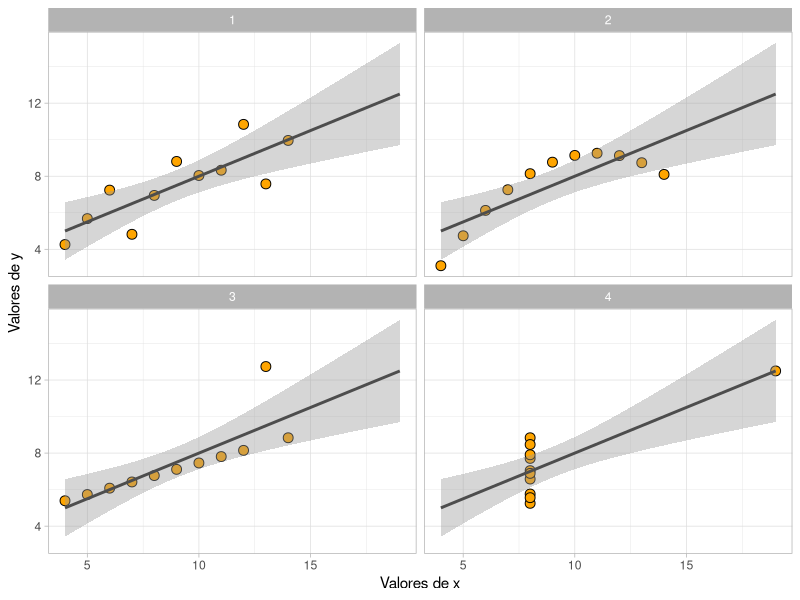

The R script that drew this image:
#---- anscombe_table ---------------------------------------------------

library(xtable)

tb <- anscombe[, c(1, 5, 2, 6, 3, 7, 4, 8)]
names(tb) <- gsub("^([xy])([1-4])$", "$\\1_\\2$", names(tb))

xtb <- xtable(tb,
              caption = "Os 4 pares de variáveis do quarteto de Ancombe.",
              digits = c(0, 0, 2, 0, 2, 0, 2, 0, 2))
print.xtable(xtb,
             caption.placement = "top",
             include.rownames = FALSE,
             sanitize.colnames.function = identity)

#---- anscombe_regression ----------------------------------------------

fits <- with(anscombe,
             expr = {
                 list(
                     "1" = lm(y1 ~  x1),
                     "2" = lm(y2 ~  x2),
                     "3" = lm(y3 ~  x3),
                     "4" = lm(y4 ~  x4))
             })

stat <- lapply(fits,
               FUN = function(m0) {
                   b <- coef(m0)
                   s <- summary(m0)
                   r2 <- s$r.squared
                   pval <- anova(m0)[1, 5]
                   data.frame("$\\hat{\\beta}_{0}$" = b[1],
                              "$\\hat{\\beta}_{1}$" = b[2],
                              "$R^2$" = r2,
                              "Valor $p$" = pval,
                              check.names = FALSE,
                              stringsAsFactors = FALSE)
               })
stat <- do.call(rbind, stat)

xtb <- xtable(stat,
              caption = "Resumo do ajuste da regressão linear simples com cada par de variáveis do quarteto de Anscombe.",
              digits = c(0, 2, 2, 2, 4))
print.xtable(xtb,
             caption.placement = "top",
             # include.rownames = FALSE,
             sanitize.colnames.function = identity)

#---- anscombe_plot ----------------------------------------------------

library(tidyverse)

cap <- "O quarteto de Anscombe em um diagrama de dispersão."

anscombe_m <- data.frame()

for (i in 1:4) {
    anscombe_m <- rbind(anscombe_m,
                        data.frame(set = i,
                                   x = anscombe[, i],
                                   y = anscombe[, i + 4]))
}

ggplot(anscombe_m, aes(x, y)) +
    geom_point(size = 3,
               fill = "orange",
               shape = 21) +
    geom_smooth(col = "gray30",
                method = lm,
                fullrange = TRUE) +
    facet_wrap(~set, ncol = 2) +
    xlab("Valores de x") +
    ylab("Valores de y") +
    theme_light()

#-----------------------------------------------------------------------
